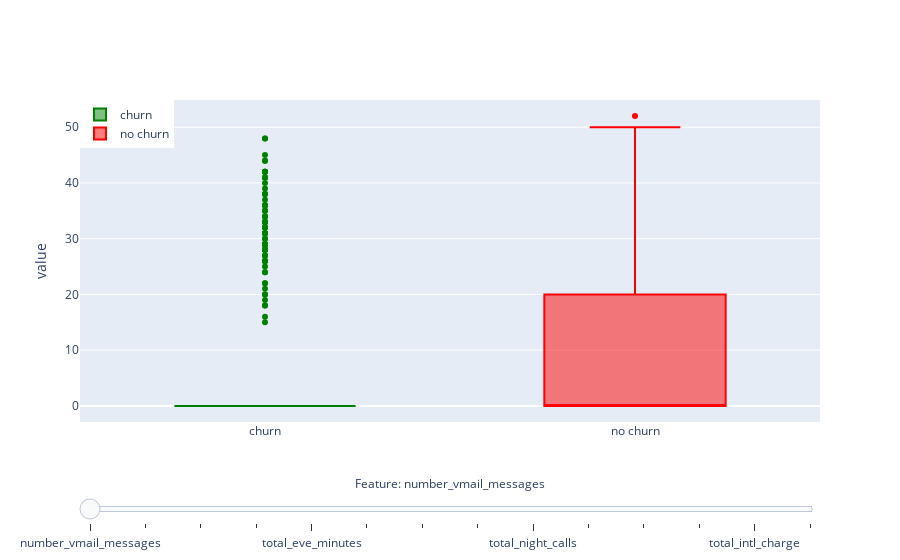

Notebook code for this chart:
### Markdown cell above
## Plotting box plots for each features

### Code cell
def create_box_churn_trace(col, visible=False):
    return go.Box(
        y=churn[col],
        name='churn',
        marker = dict(color = colors[1]),
        visible=visible,
    )

def create_box_no_churn_trace(col, visible=False):
    return go.Box(
        y=no_churn[col],
        name='no churn',
        marker = dict(color = colors[0]),
        visible = visible,
    )

features_not_for_hist = ["state", "account_length", "churn"]
features_for_hist = [x for x in pre_df.columns if x not in features_not_for_hist]
# remove features with too less distinct values (e.g. binary features), because boxplot does not make any sense for them
features_for_box = [col for col in features_for_hist if len(churn[col].unique())>5]

active_idx = 0
box_traces_churn = [(create_box_churn_trace(col) if i != active_idx else create_box_churn_trace(col, visible=True)) for i, col in enumerate(features_for_box)]
box_traces_no_churn = [(create_box_no_churn_trace(col) if i != active_idx else create_box_no_churn_trace(col, visible=True)) for i, col in enumerate(features_for_box)]
data = box_traces_churn + box_traces_no_churn

n_features = len(features_for_box)
steps = []
for i in range(n_features):
    step = dict(
        method = 'restyle',  
        args = ['visible', [False] * len(data)],
        label = features_for_box[i],
    )
    step['args'][1][i] = True # Toggle i'th trace to "visible"
    step['args'][1][i + n_features] = True # Toggle i'th trace to "visible"
    steps.append(step)

sliders = [dict(
    active = active_idx,
    currentvalue = dict(
        prefix = "Feature: ", 
        xanchor= 'center',
    ),
    pad = {"t": 50},
    steps = steps,
    len=1,
)]

layout = dict(
    sliders=sliders,
    yaxis=dict(
        title='value',
        automargin=True,
    ),
    legend=dict(
        x=0,
        y=1,
    ),
)

fig = dict(data=data, layout=layout)

iplot(fig, filename='box_slider')

### Figure 1 — Plotly figure (JSON) as saved in the notebook; plotly's stock layout.template omitted (floating-point values rounded to 4 significant figures; data arrays with more than 128 entries replaced by an {"elided": "..."} marker saying what was removed)
{"data": [{"marker": {"color": "green"}, "name": "churn", "type": "box", "visible": true, "y": {"elided": "594 int values"}}, {"marker": {"color": "green"}, "name": "churn", "type": "box", "visible": false, "y": {"elided": "594 float values"}}, {"marker": {"color": "green"}, "name": "churn", "type": "box", "visible": false, "y": {"elided": "594 int values"}}, {"marker": {"color": "green"}, "name": "churn", "type": "box", "visible": false, "y": {"elided": "594 float values"}}, {"marker": {"color": "green"}, "name": "churn", "type": "box", "visible": false, "y": {"elided": "594 float values"}}, {"marker": {"color": "green"}, "name": "churn", "type": "box", "visible": false, "y": {"elided": "594 int values"}}, {"marker": {"color": "green"}, "name": "churn", "type": "box", "visible": false, "y": {"elided": "594 float values"}}, {"marker": {"color": "green"}, "name": "churn", "type": "box", "visible": false, "y": {"elided": "594 float values"}}, {"marker": {"color": "green"}, "name": "churn", "type": "box", "visible": false, "y": {"elided": "594 int values"}}, {"marker": {"color": "green"}, "name": "churn", "type": "box", "visible": false, "y": {"elided": "594 float values"}}, {"marker": {"color": "green"}, "name": "churn", "type": "box", "visible": false, "y": {"elided": "594 float values"}}, {"marker": {"color": "green"}, "name": "churn", "type": "box", "visible": false, "y": {"elided": "594 int values"}}, {"marker": {"color": "green"}, "name": "churn", "type": "box", "visible": false, "y": {"elided": "594 float values"}}, {"marker": {"color": "green"}, "name": "churn", "type": "box", "visible": false, "y": {"elided": "594 int values"}}, {"marker": {"color": "red"}, "name": "no churn", "type": "box", "visible": true, "y": {"elided": "3634 int values"}}, {"marker": {"color": "red"}, "name": "no churn", "type": "box", "visible": false, "y": {"elided": "3634 float values"}}, {"marker": {"color": "red"}, "name": "no churn", "type": "box", "visible": false, "y": {"elided": "3634 int values"}}, {"marker": {"color": "red"}, "name": "no churn", "type": "box", "visible": false, "y": {"elided": "3634 float values"}}, {"marker": {"color": "red"}, "name": "no churn", "type": "box", "visible": false, "y": {"elided": "3634 float values"}}, {"marker": {"color": "red"}, "name": "no churn", "type": "box", "visible": false, "y": {"elided": "3634 int values"}}, {"marker": {"color": "red"}, "name": "no churn", "type": "box", "visible": false, "y": {"elided": "3634 float values"}}, {"marker": {"color": "red"}, "name": "no churn", "type": "box", "visible": false, "y": {"elided": "3634 float values"}}, {"marker": {"color": "red"}, "name": "no churn", "type": "box", "visible": false, "y": {"elided": "3634 int values"}}, {"marker": {"color": "red"}, "name": "no churn", "type": "box", "visible": false, "y": {"elided": "3634 float values"}}, {"marker": {"color": "red"}, "name": "no churn", "type": "box", "visible": false, "y": {"elided": "3634 float values"}}, {"marker": {"color": "red"}, "name": "no churn", "type": "box", "visible": false, "y": {"elided": "3634 int values"}}, {"marker": {"color": "red"}, "name": "no churn", "type": "box", "visible": false, "y": {"elided": "3634 float values"}}, {"marker": {"color": "red"}, "name": "no churn", "type": "box", "visible": false, "y": {"elided": "3634 int values"}}], "layout": {"legend": {"x": 0, "y": 1}, "sliders": [{"active": 0, "currentvalue": {"prefix": "Feature: ", "xanchor": "center"}, "len": 1, "pad": {"t": 50}, "steps": [{"args": ["visible", [true, false, false, false, false, false, false, false, false, false, false, false, false, false, true, false, false, false, false, false, false, false, false, false, false, false, false, false]], "label": "number_vmail_messages", "method": "restyle"}, {"args": ["visible", [false, true, false, false, false, false, false, false, false, false, false, false, false, false, false, true, false, false, false, false, false, false, false, false, false, false, false, false]], "label": "total_day_minutes", "method": "restyle"}, {"args": ["visible", [false, false, true, false, false, false, false, false, false, false, false, false, false, false, false, false, true, false, false, false, false, false, false, false, false, false, false, false]], "label": "total_day_calls", "method": "restyle"}, {"args": ["visible", [false, false, false, true, false, false, false, false, false, false, false, false, false, false, false, false, false, true, false, false, false, false, false, false, false, false, false, false]], "label": "total_day_charge", "method": "restyle"}, {"args": ["visible", [false, false, false, false, true, false, false, false, false, false, false, false, false, false, false, false, false, false, true, false, false, false, false, false, false, false, false, false]], "label": "total_eve_minutes", "method": "restyle"}, {"args": ["visible", [false, false, false, false, false, true, false, false, false, false, false, false, false, false, false, false, false, false, false, true, false, false, false, false, false, false, false, false]], "label": "total_eve_calls", "method": "restyle"}, {"args": ["visible", [false, false, false, false, false, false, true, false, false, false, false, false, false, false, false, false, false, false, false, false, true, false, false, false, false, false, false, false]], "label": "total_eve_charge", "method": "restyle"}, {"args": ["visible", [false, false, false, false, false, false, false, true, false, false, false, false, false, false, false, false, false, false, false, false, false, true, false, false, false, false, false, false]], "label": "total_night_minutes", "method": "restyle"}, {"args": ["visible", [false, false, false, false, false, false, false, false, true, false, false, false, false, false, false, false, false, false, false, false, false, false, true, false, false, false, false, false]], "label": "total_night_calls", "method": "restyle"}, {"args": ["visible", [false, false, false, false, false, false, false, false, false, true, false, false, false, false, false, false, false, false, false, false, false, false, false, true, false, false, false, false]], "label": "total_night_charge", "method": "restyle"}, {"args": ["visible", [false, false, false, false, false, false, false, false, false, false, true, false, false, false, false, false, false, false, false, false, false, false, false, false, true, false, false, false]], "label": "total_intl_minutes", "method": "restyle"}, {"args": ["visible", [false, false, false, false, false, false, false, false, false, false, false, true, false, false, false, false, false, false, false, false, false, false, false, false, false, true, false, false]], "label": "total_intl_calls", "method": "restyle"}, {"args": ["visible", [false, false, false, false, false, false, false, false, false, false, false, false, true, false, false, false, false, false, false, false, false, false, false, false, false, false, true, false]], "label": "total_intl_charge", "method": "restyle"}, {"args": ["visible", [false, false, false, false, false, false, false, false, false, false, false, false, false, true, false, false, false, false, false, false, false, false, false, false, false, false, false, true]], "label": "number_customer_service_calls", "method": "restyle"}]}], "yaxis": {"automargin": true, "title": {"text": "value"}}}}
